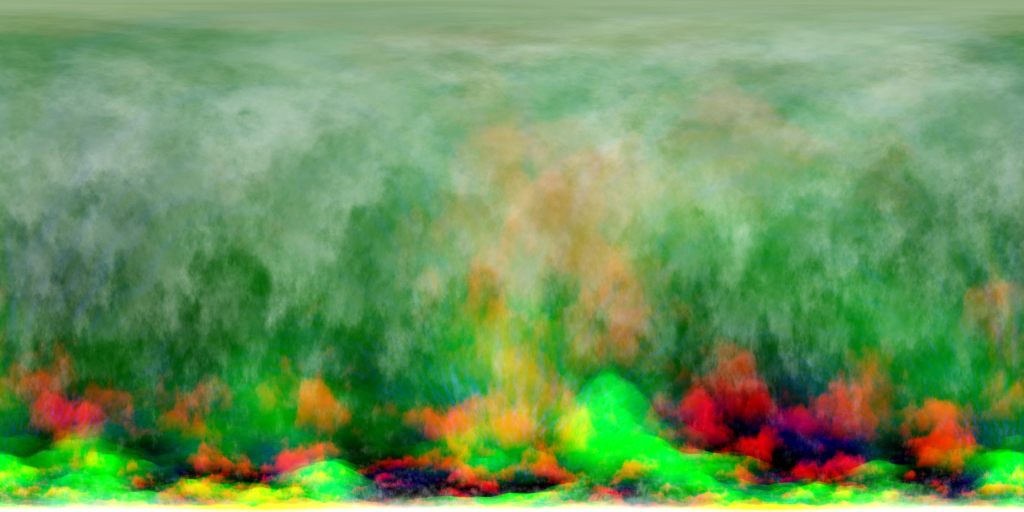
#> input picture Tools/CloudAssets/Unity/DefaultCloudMap.png, 2048 x 1024 px (shown at 1/2 size)
$ python GenerateCloudDensity.py
#> lines starting #> are read from the running program, lines starting #| are printed output that depends on the picture
"""Prepare the main repeating world-plane cloud density map.

Default: adapt Unity's authored Cloud Layer cumulus channel (see source license).
--procedural: experiment with offline 3D density projection; additionally needs SciPy.
No light direction or color is baked.
"""
from pathlib import Path
import argparse
import sys
import time
import numpy as np
from PIL import Image
ROOT = Path(__file__).resolve().parents[1]
sys.path.insert(0, str(ROOT / "OfflineBaseline/CloudLayer/PythonDeps"))


def smoothstep(a, b, x):
    t = np.clip((x-a)/(b-a), 0, 1)
    return t*t*(3-2*t)


# [60 lines left out: functions build_volume, bake, not called in this run]


def project_to_plane(density, size, tile_size, altitude):
    """Unproject the authored angular silhouette onto a repeating world plane.

    The fixed reference view retains the authored outline, while runtime wind
    can advect actual world XZ coordinates without rotating the panorama.
    """
    coordinates = ((np.arange(size, dtype=np.float32)+.5)/size-.5)*tile_size
    x, z = np.meshgrid(coordinates, -coordinates)
    u = (np.arctan2(z, x)/(2*np.pi)+.5) % 1
    v = np.arctan2(altitude, np.sqrt(x*x+z*z))/(np.pi*.5)
    h, w = density.shape
    px, py = u*w-.5, (1-v)*(h-1)
    ix, iy = np.floor(px).astype(np.int32), np.floor(py).astype(np.int32)
    fx, fy = px-ix, py-iy
    iy = np.clip(iy, 0, h-1)
    a, b = density[iy, ix % w], density[iy, (ix+1) % w]
    c, d = density[np.minimum(iy+1, h-1), ix % w], density[np.minimum(iy+1, h-1), (ix+1) % w]
    plane = (a+(b-a)*fx)*(1-fy)+(c+(d-c)*fx)*fy
    # Join both pairs of tile edges offline. No runtime crossfading or cycle reset.
    border = max(8, size//32)
    weight = 1-smoothstep(0, 1, np.arange(border, dtype=np.float32)/border)
    seam = (plane[:, 0]+plane[:, -1])*.5
    for i in range(border):
        plane[:, i] = plane[:, i]*(1-weight[i])+seam*weight[i]
        plane[:, -1-i] = plane[:, -1-i]*(1-weight[i])+seam*weight[i]
    seam = (plane[0]+plane[-1])*.5
    for i in range(border):
        plane[i] = plane[i]*(1-weight[i])+seam*weight[i]
        plane[-1-i] = plane[-1-i]*(1-weight[i])+seam*weight[i]
    return np.uint8(np.sqrt(np.clip(plane, 0, 1))*255+.5)


def main():
    parser = argparse.ArgumentParser(description=__doc__)
    parser.add_argument("--width", type=int, default=4096)
    parser.add_argument("--height", type=int, default=1024)
    parser.add_argument("--steps", type=int, default=128)
    parser.add_argument("--seed", type=int, default=917)
    parser.add_argument("--procedural", action="store_true")
    parser.add_argument("--plane-size", type=int, default=2048)
    parser.add_argument("--tile-size", type=float, default=16000)
    parser.add_argument("--altitude", type=float, default=2000)
    args = parser.parse_args()
    started = time.monotonic()
    output = ROOT/"Packages/com.maxsrp.render-pipelines.maxsrp/Res/MainCloudDensity.png"
    if not args.procedural:
        import hashlib
        source = ROOT/"Tools/CloudAssets/Unity/DefaultCloudMap.png"
        expected = "31adcdba4682a53dc03daea286b8c3d200b5013e06e5b641bbb07a3d6481404c"
        if hashlib.sha256(source.read_bytes()).hexdigest() != expected:
            raise ValueError("Unity cloud source does not match its pinned provenance")
        density = np.asarray(Image.open(source), dtype=np.float32)[:, :, 0]/255
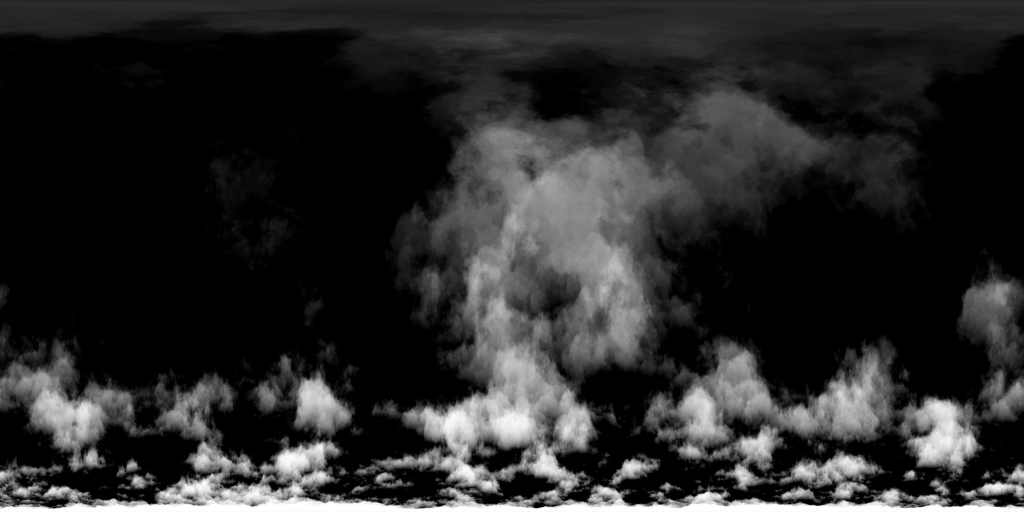
#> density: shape (1024, 2048) float32 (shown at 1/2 size); min 0, max 1, mean 0.162
        pixels = project_to_plane(density, args.plane_size, args.tile_size, args.altitude)
#> in project_to_plane, `ix, iy = np.floor(px).astype(np.int32), np.floor(py).astype(np.int32)`:
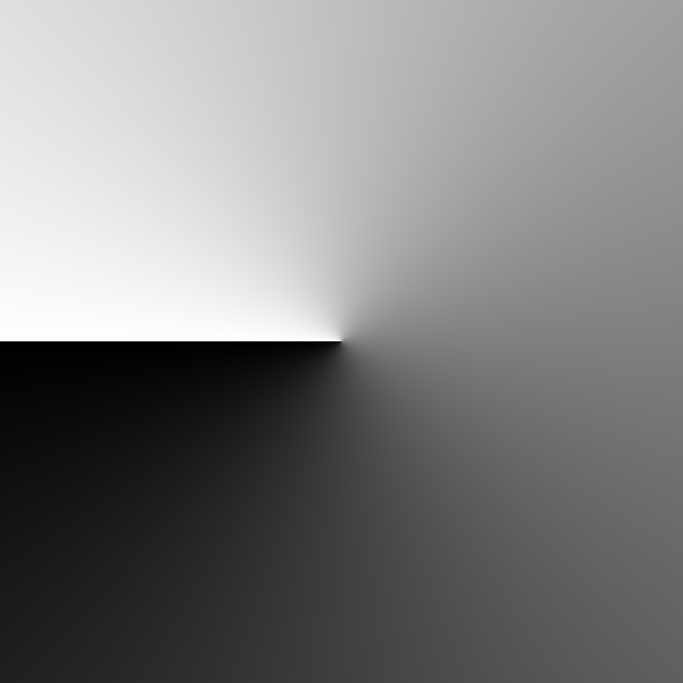
#> px: shape (2048, 2048) float32 (shown at 1/3 size); min -0.341, max 2047.3, mean 1023.5; drawn with min black and max white
#> in project_to_plane, `ix, iy = np.floor(px).astype(np.int32), np.floor(py).astype(np.int32)`:
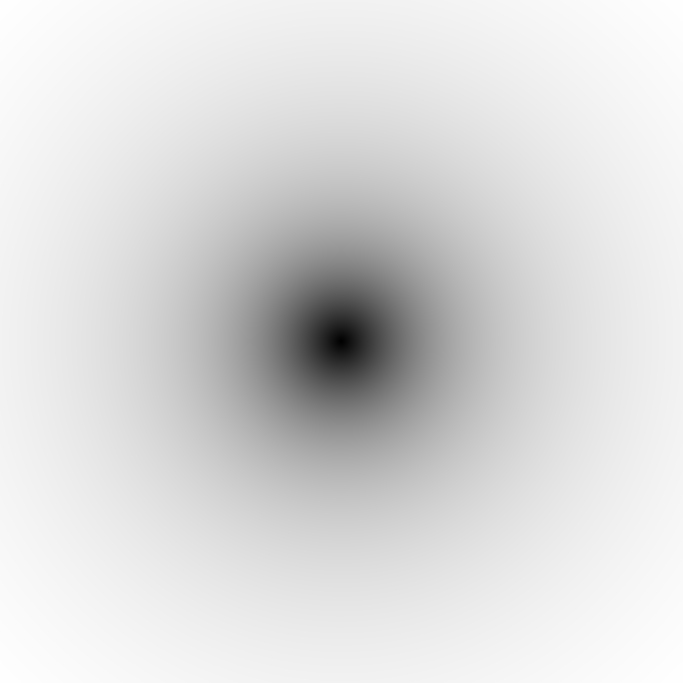
#> py: shape (2048, 2048) float32 (shown at 1/3 size); min 1.8, max 909, mean 781.5; drawn with min black and max white
#> in project_to_plane, `a, b = density[iy, ix % w], density[iy, (ix+1) % w]`:
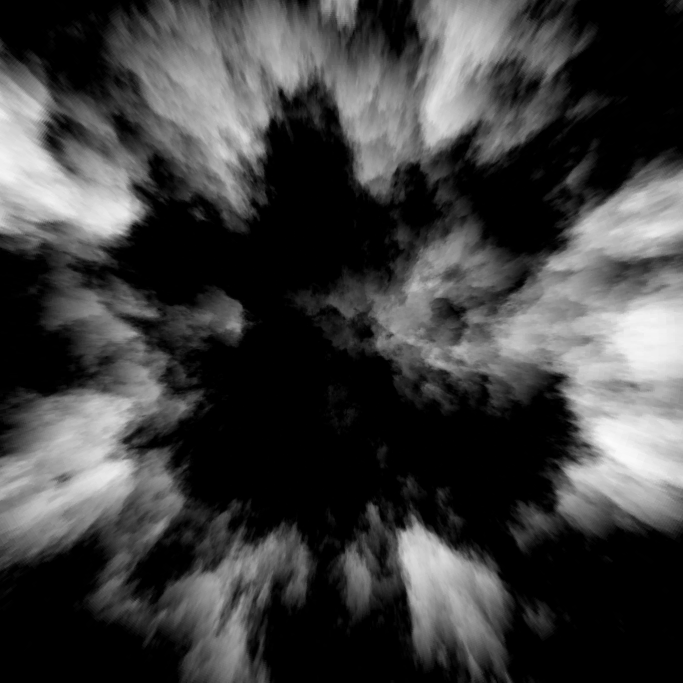
#> a: shape (2048, 2048) float32 (shown at 1/3 size); min 0, max 0.984, mean 0.246
#> in project_to_plane, `seam = (plane[:, 0]+plane[:, -1])*.5`: seam = 2048 values, max 0.807 at index 666, min 0 at index 41, mean 0.31
#> after the loop in project_to_plane, `for i in range(border):`:
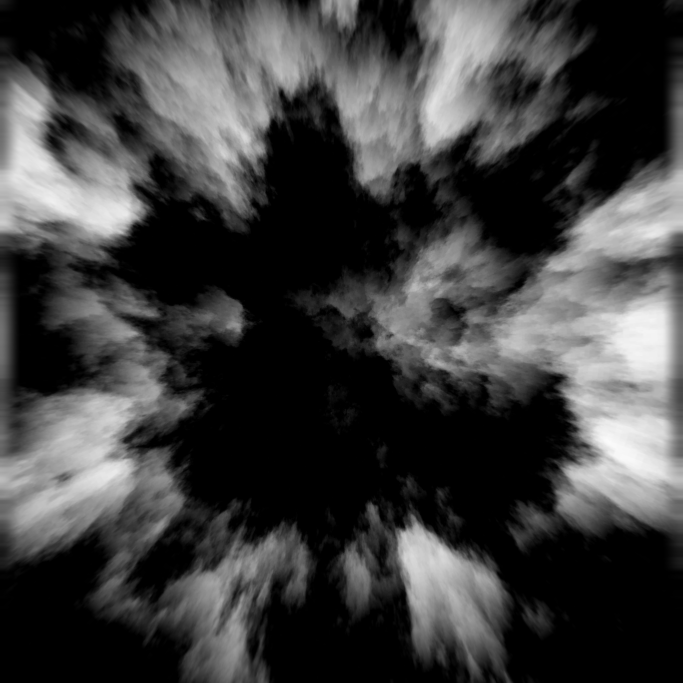
#> plane: shape (2048, 2048) float64 (shown at 1/3 size); min 0, max 0.984, mean 0.246
#> in project_to_plane, `seam = (plane[0]+plane[-1])*.5`: seam = 2048 values, max 0.355 at index 1525, min 0 at index 64, mean 0.105
#> in project_to_plane, `return np.uint8(np.sqrt(np.clip(plane, 0, 1))*255+.5)`:
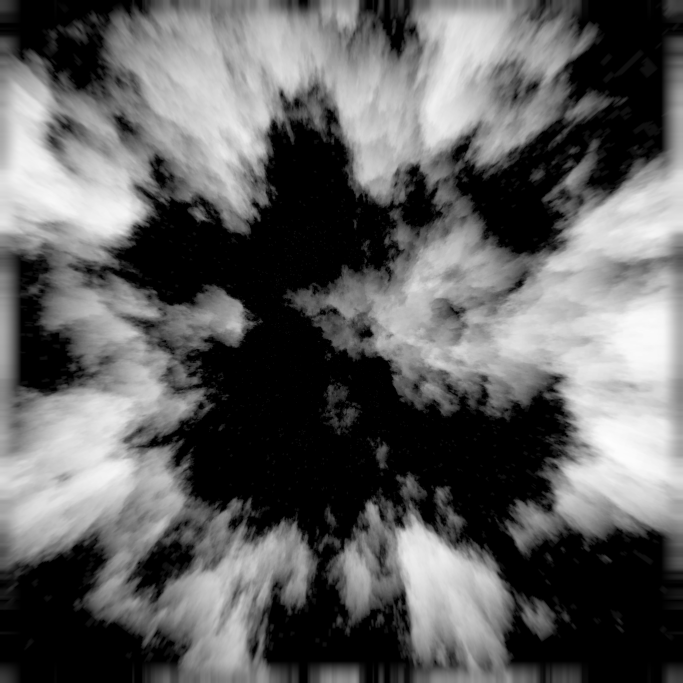
#> returned value: shape (2048, 2048) (shown at 1/3 size); min 0, max 253, mean 95.6
        Image.fromarray(pixels).save(output)
        print(f"Prepared planar cumulus density {args.plane_size}x{args.plane_size}, {args.tile_size:g}m tile")
        return
    cache = ROOT/"OfflineBaseline/CloudLayer"
    cache.mkdir(parents=True, exist_ok=True)
    volume_path = cache/f"density-volume-{args.seed}-v3.npy"
    if volume_path.exists():
        volume = np.load(volume_path)
    else:
        print("Building multiscale 3D density field", flush=True)
        volume = build_volume(args.seed)
        np.save(volume_path, volume)
    pixels = bake(volume, args.width, args.height, args.steps)
    density = (pixels.astype(np.float32)/255)**2
    Image.fromarray(project_to_plane(density, args.plane_size, args.tile_size, args.altitude)).save(output)
    print(f"Wrote {args.plane_size}x{args.plane_size} plane density ({time.monotonic()-started:.1f}s)")


if __name__ == "__main__":
    main()
